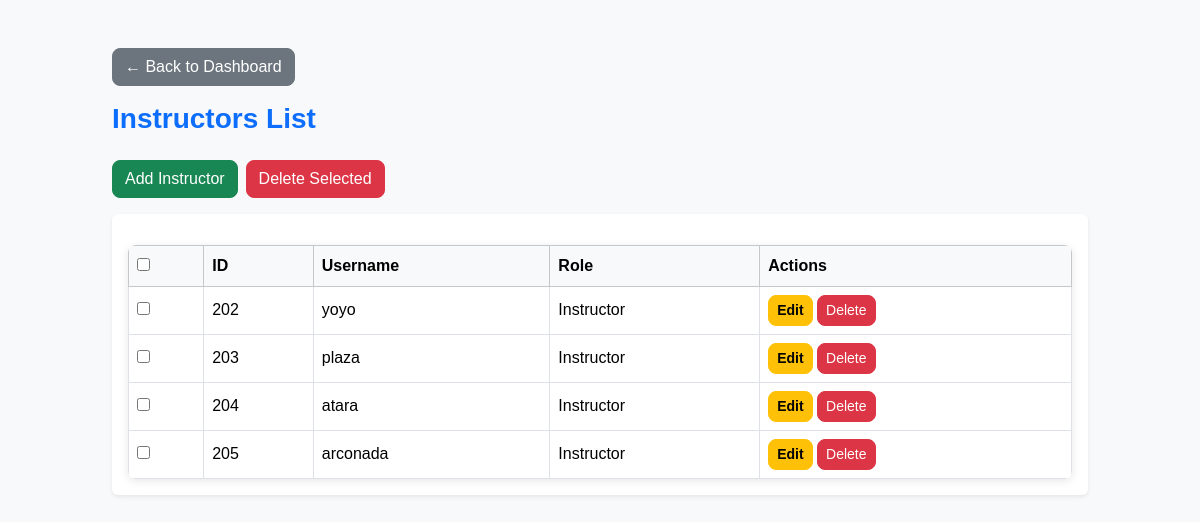
Screenshot of /dashboard/admin/instructors (signed in) with the database file from the repository.
### app.py (models this page shows)
class User(db.Model):
    id = db.Column(db.Integer, primary_key=True)
    username = db.Column(db.String(50), unique=True, nullable=False)
    password = db.Column(db.String(200), nullable=False)
    role = db.Column(db.String(20), nullable=False)  # Admin/Instructor/Student

### app.py (the view)
@app.route('/dashboard/admin/instructors')
@login_required(role='Admin')
def view_instructors():
    instructors = User.query.filter_by(role='Instructor').all()
    return render_template('instructors.html', instructors=instructors)

### app.py (called while the page is built)
def login_required(role=None):
    def decorator(f):
        @wraps(f)
        def decorated_function(*args, **kwargs):
            if 'user_id' not in session:
                flash("Please log in first.", "danger")
                return redirect(url_for('login'))
            if role and session.get('role') not in (role if isinstance(role, list) else [role]):
                flash("Access denied.", "danger")
                return redirect(url_for('login'))
            return f(*args, **kwargs)
        return decorated_function
    return decorator

### templates/instructors.html (shortened to what this page needs)
<!DOCTYPE html>
<html lang="en">
<head>
<link href="https://cdn.jsdelivr.net/npm/bootstrap@5.3.3/dist/css/bootstrap.min.css" rel="stylesheet">
<link rel="stylesheet" href="{{ url_for('static', filename='css/style.css') }}">
</head>
<body class="bg-light">
<div class="container mt-5">
    <div class="mb-3">
        <a href="{{ url_for('dashboard_admin') }}" class="btn btn-secondary">
            ← Back to Dashboard
        </a>
    </div>
    <h3 class="text-primary mb-4">Instructors List</h3>
    <div class="mb-3 d-flex gap-2">
        <a href="{{ url_for('add_instructor') }}" class="btn btn-success">Add Instructor</a>
        <button type="button" class="btn btn-danger" id="delete-selected" data-bs-toggle="modal" data-bs-target="#confirmDeleteModal">
            Delete Selected
        </button>
    </div>
    <form method="POST" action="{{ url_for('bulk_delete_instructors') }}" id="bulk-delete-form">
        <div class="table-responsive shadow-sm bg-white p-3 rounded">
            <table class="table table-bordered table-hover align-middle mb-0">
                <thead class="table-light">
                    <tr>
                        <th><input type="checkbox" id="select-all"></th>
                        <th>ID</th>
                        <th>Username</th>
                        <th>Role</th>
                        <th>Actions</th>
                    </tr>
                </thead>
                <tbody>
                    {% for instructor in instructors %}
                    <tr>
                        <td><input type="checkbox" name="instructor_ids" value="{{ instructor.id }}"></td>
                        <td>{{ instructor.id }}</td>
                        <td>{{ instructor.username }}</td>
                        <td>{{ instructor.role }}</td>
                        <td>
                            <a href="{{ url_for('edit_instructor', id=instructor.id) }}" class="btn btn-sm btn-warning">Edit</a>
                            <form action="{{ url_for('delete_instructor', id=instructor.id) }}" method="POST" style="display:inline;">
                                <button type="submit" class="btn btn-sm btn-danger" onclick="return confirm('Are you sure you want to delete this instructor?')">Delete</button>
                            </form>
                        </td>
                    </tr>
                    {% else %}
                    <tr>
                        <td colspan="5" class="text-center">No instructors found.</td>
                    </tr>
                    {% endfor %}
                </tbody>
            </table>
        </div>
    </form>
</div>
</body>
</html>

### static/css/style.css (style rules this page uses)
#delete-selected { transition: background-color 0.3s, transform 0.2s; }
.table { border-radius: 8px; overflow: hidden; box-shadow: 0 2px 8px rgba(0,0,0,0.1); }
.table { margin-top: 15px; }
body { background-color: #f8f9fa; font-family: "Poppins", Arial, sans-serif; color: #333; }
.container { max-width: 1000px; }
h1, h2, h3 { font-weight: 600; }
h3.text-primary { color: #0d6efd !important; }
.btn { border-radius: 8px !important; font-weight: 500; transition: transform 0.2s ease, box-shadow 0.2s ease; }
.btn-warning { font-weight: 600; }

### rows the page displays
User: id "202", username "yoyo", role "Instructor"
User: id "203", username "plaza", role "Instructor"
User: id "204", username "atara", role "Instructor"
User: id "205", username "arconada", role "Instructor"
